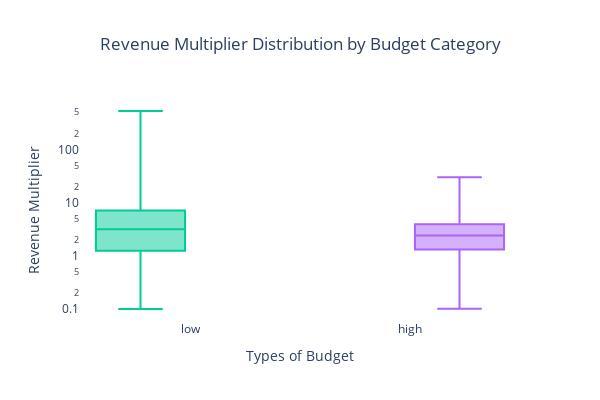

The notebook cell this image was saved under:
### Code cell
# Assuming 'df' is your DataFrame and it contains 'below18', 'multiplier', and 'category' columns

# Define custom colors for the categories
custom_colors = {
    'Category1': 'blue',  # Replace 'Category1' with your actual category name
    'Category2': 'red'    # Replace 'Category2' with your actual category name
}

fig = px.box(df, x='category', y='multiplier', 
             labels={'category': 'Types of Budget', 'multiplier': 'Revenue Multiplier'},
             title='Revenue Multiplier Distribution by Budget Category', log_y=True,
             color='category', color_discrete_map=custom_colors, points=False)

# Update layout for a prettier look and to bring box plots closer
fig.update_layout(
    plot_bgcolor='white', 
    showlegend=False,
    boxmode='group',
    boxgap=0.1,  
    boxgroupgap=0.1,  # Decrease the gap between box groups
    width=600,  # Adjust the width as needed
    height=400,  # Adjust the height as needed
    title_x=0.5,  # Center the main title

)

# Update box styling
fig.update_traces(marker=dict(size=0), 
                  line=dict(width=2))

fig.show()

### Figure 1 — Plotly figure (JSON) as saved in the notebook; plotly's stock layout.template omitted (floating-point values rounded to 4 significant figures; data arrays with more than 128 entries replaced by an {"elided": "..."} marker saying what was removed)
{"data": [{"alignmentgroup": "True", "boxpoints": false, "hovertemplate": "Types of Budget=%{x}<br>Revenue Multiplier=%{y}<extra></extra>", "legendgroup": "low", "line": {"width": 2}, "marker": {"color": "#00cc96", "size": 0}, "name": "low", "notched": false, "offsetgroup": "low", "orientation": "v", "showlegend": true, "type": "box", "x": {"elided": "855 str values"}, "x0": " ", "xaxis": "x", "y": {"elided": "855 float values"}, "y0": " ", "yaxis": "y"}, {"alignmentgroup": "True", "boxpoints": false, "hovertemplate": "Types of Budget=%{x}<br>Revenue Multiplier=%{y}<extra></extra>", "legendgroup": "high", "line": {"width": 2}, "marker": {"color": "#ab63fa", "size": 0}, "name": "high", "notched": false, "offsetgroup": "high", "orientation": "v", "showlegend": true, "type": "box", "x": {"elided": "846 str values"}, "x0": " ", "xaxis": "x", "y": {"elided": "846 float values"}, "y0": " ", "yaxis": "y"}], "layout": {"boxgap": 0.1, "boxgroupgap": 0.1, "boxmode": "group", "height": 400, "legend": {"title": {"text": "Types of Budget"}, "tracegroupgap": 0}, "plot_bgcolor": "white", "showlegend": false, "title": {"text": "Revenue Multiplier Distribution by Budget Category", "x": 0.5}, "width": 600, "xaxis": {"anchor": "y", "categoryarray": ["low", "high"], "categoryorder": "array", "domain": [0, 1], "title": {"text": "Types of Budget"}}, "yaxis": {"anchor": "x", "domain": [0, 1], "title": {"text": "Revenue Multiplier"}, "type": "log"}}}
